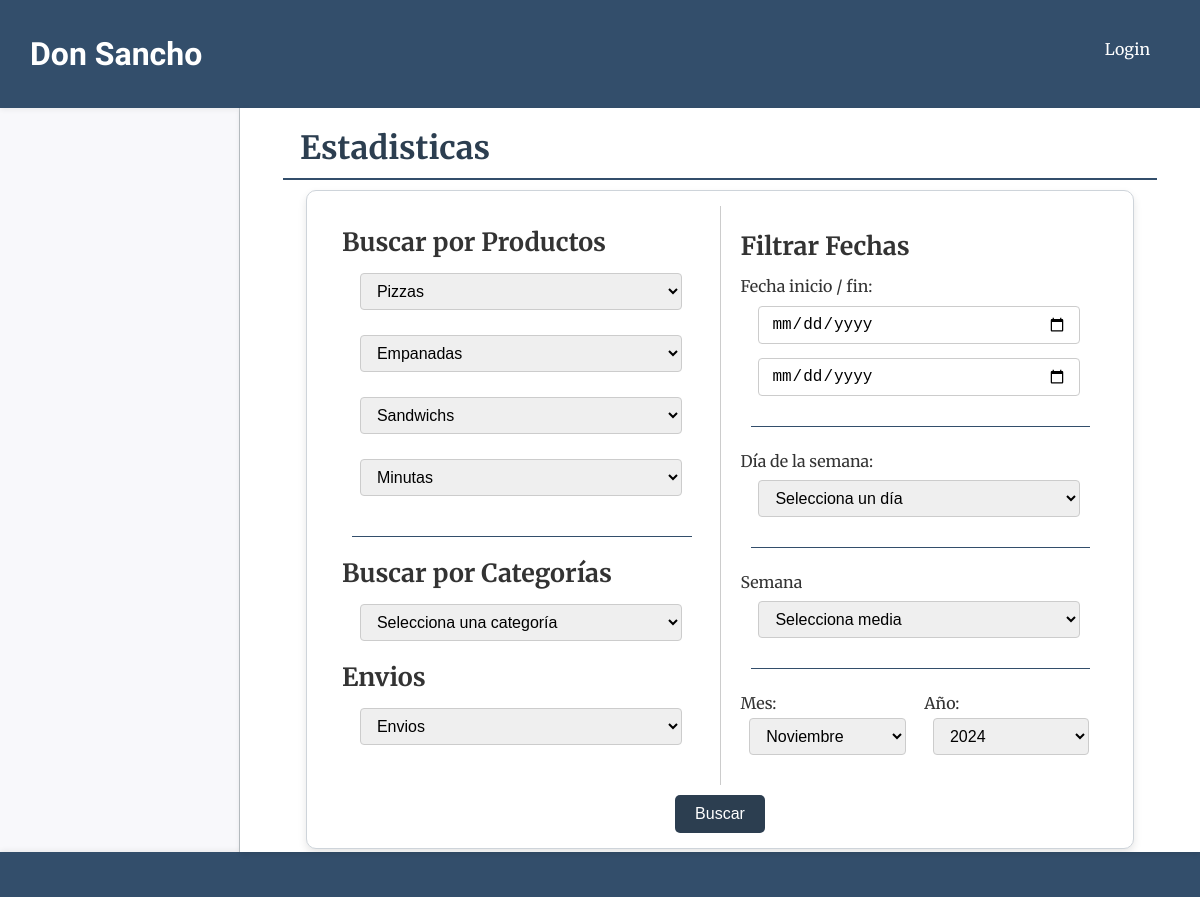
The app's page /estadisticas/ with its own data.
### productos/models.py (models this page shows)
class ProductoCategoria(models.Model):
    nombre=models.CharField(max_length=50)
    estado=models.BooleanField(default=True)
    def __str__(self):
        return self.nombre

### estadisticas/views.py (the view)
# urls.py: path('', views.home, name = "home"),
def home(request):
    categorias = select_productos()
    estadisticas = request.session.get('estadisticas', None)
    form = MesAnoForm(request.POST or None)
    dias_semana = {
        '0': 'Hoy',
        '1': 'Domingo',
        '3': 'Martes',
        '4': 'Miércoles',
        '5': 'Jueves',
        '6': 'Viernes',
        '7': 'Sábado',
    }
    mes = {
        '0': 'Todo el año',
        '1': 'Enero',
        '2': 'Febrero',
        '3': 'Marzo',
        '4': 'Abril',
        '5': 'Mayo',
        '6': 'Junio',
        '7': 'Julio',
        '8': 'Agosto',
        '9': 'Septiembre',
        '10': 'Octubre',
        '11': 'Noviembre',
        '12': 'Diciembre',
    }
    dia_semana_nombre = dias_semana.get(str(estadisticas.get('dia_semana', '')), '') if estadisticas else ''
    mes_nombre = mes.get(str(estadisticas.get('mes', '')), '') if estadisticas else ''
    context = {
        'categorias': categorias,
        'estadisticas': estadisticas,
        'form': form,
        'dia_semana_nombre': dia_semana_nombre,
        'mes_nombre': mes_nombre,
    }
    return render(request, "estadisticas/index.html", context)

### estadisticas/forms.py
class MesAnoForm(forms.Form):
    mes = forms.ChoiceField(choices=MESES, label='Mes', widget=forms.Select(attrs={'class': 'select'}))
    ano = forms.IntegerField(
        label='Año',
        widget=forms.Select(choices=[(year, year) for year in range(2024, 2044)], attrs={'class': 'select'})
    )
    def __init__(self, *args, **kwargs):
        super(MesAnoForm, self).__init__(*args, **kwargs)
        now = datetime.datetime.now()
        self.fields['mes'].initial = now.month
        self.fields['ano'].initial = now.year

### carro/select_productos.py (called while the page is built)
def select_productos():
    productos = Producto.objects.all()
    categorias = {}
    for producto in productos:
        if producto.categoria not in categorias:
            categorias[producto.categoria] = []
        categorias[producto.categoria].append(producto)
    return categorias

### core/context_processors.py (called while the page is built)
def counter_pedidos(request):
    cant_pedidos = Pedido.objects.all().count()
    cant_entregados = Pedido.objects.filter(estado='entregado').count()
    cant_pendientes = Pedido.objects.filter(estado='pendiente').count()
    cant_reservados = Pedido.objects.filter(estado='reservado').count()
    cant_envios = Pedido.objects.filter(forma_entrega__precio__gt=0).count()
    return {
        'cant_pedidos':cant_pedidos,
        "cant_entregados":cant_entregados,
        "cant_pendientes":cant_pendientes,
        "cant_reservados":cant_reservados,
        "cant_envios":cant_envios
        }

### estadisticas/templates/estadisticas/index.html (shortened to what this page needs)
{% extends 'core/base.html' %}
{% load static %}
{% block css %}
    <link rel="stylesheet" href="{% static 'estadisticas/css/styles.css' %}">
{% endblock css %}
{% block titulo %}
{% include 'core/components/encabezado.html' with titulo_texto="Estadisticas"%}
{% endblock titulo %}
{% block main %}
    <div class=" estadisticas-container card">
        {% include 'estadisticas/components/estadisticas_filtros.html' %}
    </div>
{% endblock main %}

### estadisticas/templates/estadisticas/components/estadisticas_filtros.html (shortened to what this page needs)
{% load static %}
<form method="post" id="form-productos" action="{% url 'estadisticas:cargar_datos' %}">
        <div class="estadisticas-filtro-container">
            <div class="estadisticas-producto-container">
                <h3 class="titulo-h3">Buscar por Productos</h3>
                {% for categoria, productos in categorias.items %}
                    {% if categoria.estado %}
                        <div class="select-container">
                            <select id="producto-select-{{ categoria }}" class="selects" name="producto_id">
                                <option disabled selected>{{ categoria }}</option>
                            </select>
                        </div>
                    {% endif %}
                {% endfor %}
                <hr class="est-hr">
                <h3 class="titulo-h3">Buscar por Categorías</h3>
                <div class="select-container">
                    <select id="categoria-select" class="selects" name="categoria">
                        <option disabled selected>Selecciona una categoría</option>
                    </select>
                </div>
                <h3 class="titulo-h3">Envios</h3>
                <div class="select-container">
                    <select id="envios" class="selects" name="envios">
                        <option disabled selected>Envios</option>
                    </select>
                </div>
            </div>
            <div class="estadisticas-fechas-container">
                <h3 class="titulo-h3">Filtrar Fechas</h3>
                    <label for="fecha_inicio">Fecha inicio / fin:</label>
                    <input type="date" name="fecha_inicio" id="fecha_inicio">
                    <input type="date" name="fecha_fin" id="fecha_fin">
                <hr class="est-hr">
                <label for="dia_semana">Día de la semana:</label>
                <select name="dia_semana" id="dia_semana-select">
                    <option disabled selected>Selecciona un día</option>
                </select>
                <hr class="est-hr">
                <label for="media_semana">Semana</label>
                <select name="media_semana" id="media_semana">
                    <option disabled selected>Selecciona media</option>
                </select>
                <hr class="est-hr">
                <div class="form-row">
                    <div class="form-group">
                        {{ form.mes.label_tag }} {{ form.mes }}
                    </div>
                    <div class="form-group">
                        {{ form.ano.label_tag }} {{ form.ano }}
                    </div>
                </div>
            </div>
        </div>
        <div class="btn-buscar est-btn-buscar">
            <button type="submit" class="btn-success" onclick="openModal()">Buscar</button>
        </div>
</form>

### core/static/core/css/styles.css (style rules this page uses)
* { padding: 0; margin: 0; box-sizing: border-box; }
body { font-family: 'Merriweather', serif; color: #333; background-color: #f4f4f9; }
.btn-success { padding: 10px 20px; border: none; border-radius: 5px; background-color: #2C3E50; color: #fff; font-size: 16px; cursor: pointer; text-decoration: none; text-align: center; transition: background-color 0.3s ease; }
.card { padding: 15px; border: 1px solid #ced4da; border-radius: 10px; background-color: #ffffff; box-shadow: 0 4px 8px rgba(0, 0, 0, 0.1); }

### estadisticas/static/estadisticas/css/styles.css (style rules this page uses)
.estadisticas-container { width: 90%; margin: 0 auto; }
.estadisticas-filtro-container { display: flex; }
.estadisticas-producto-container { flex: 1; display: flex; flex-direction: column; justify-content: space-evenly; min-width: 300px; border-right: #ccc solid 1px; padding: 20px; }
.estadisticas-fechas-container { flex: 1; display: flex; flex-direction: column; justify-content: space-evenly; min-width: 300px; padding: 20px; }
.select-container { margin-bottom: 15px; }
.selects, input[type="date"], select { width: 90%; padding: 8px 12px; border: 1px solid #ccc; border-radius: 4px; font-size: 16px; margin: 5px auto; display: block; }
.form-row { display: flex; justify-content: space-between; align-items: center; gap: 10px; }
.form-group { flex: 1; }
.btn-buscar { display: flex; justify-content: right; column-gap: 20px; margin-top: 10px; }
.titulo-h3 { color: #333; font-size: 25px; margin-bottom: 10px; }
.est-hr { border: none; width: 95%; height: 1px; background-color: #334e6b; margin: 20px 10px; }
.est-btn-buscar { justify-content: center; }

### records on screen
ProductoCategoria: producto_id "Pizzas"
ProductoCategoria: producto_id "Empanadas"
ProductoCategoria: producto_id "Sandwichs"
ProductoCategoria: producto_id "Minutas"

### other values on screen
{{ titulo_texto }} "Estadisticas"
